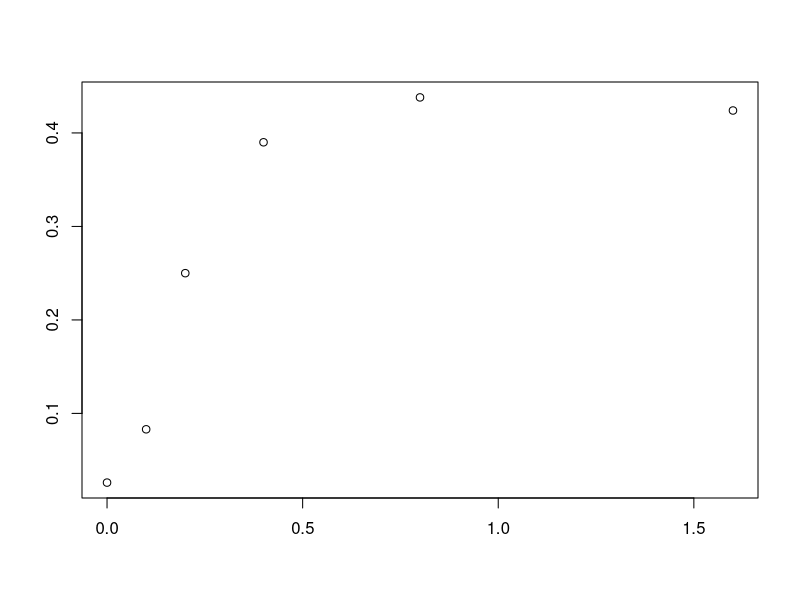
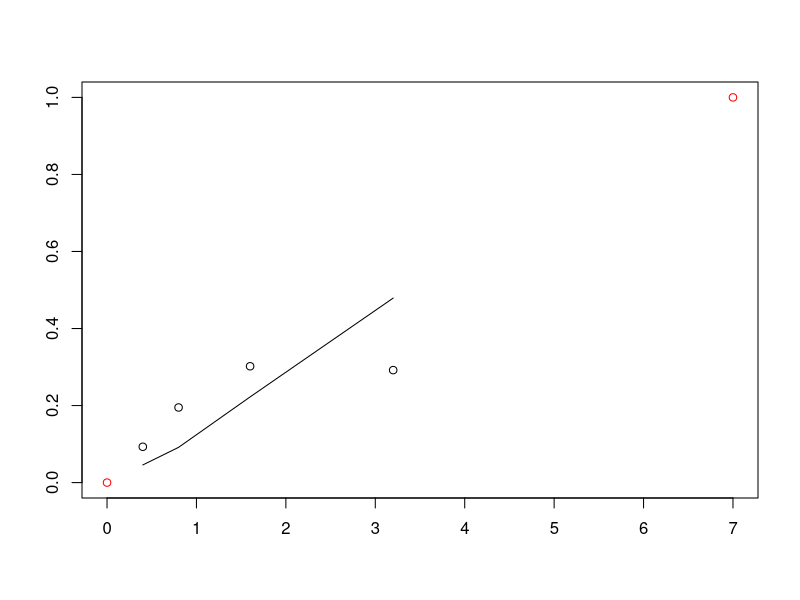

These charts were generated, in order, by the following R code:
# This is free, open-source software under GNU GPLv3. It comes with no warranty. 
# It concerns radiogenic mouse HG tumorigenesis.
# Written by Mark Ebert, Edward Huang, and Ray Sachs, summer 2017.

# Relevant references and their abbreviations in commenting this script are the following.
# ".93Alp"=Alpen et al. "Tumorigenic potential of high-Z, high-LET charged-particle radiations." Rad Res 136:382-391.(1993)
# ".94Alp"=Alpen et al. "Fluence-based relative biological effectiveness for charged particle carcinogenesis in mouse Harderian gland." Adv Space Res 14(10): 573-581. (1994).  
# "16Chang"=Chang et al. "Harderian Gland Tumorigenesis: Low-Dose and LET Response." Radiat Res 185(5): 449-460. (2016).  
# "16Srn"=1.	Siranart et al."Mixed Beam Murine Harderian Gland Tumorigenesis: Predicted Dose-Effect Relationships if neither Synergism nor Antagonism Occurs." Radiat Res 186(6): 577-591. (2016).  
# "17Cuc"=Cucinotta & Cacao. "Non-Targeted Effects Models Predict Significantly Higher Mars Mission Cancer Risk than Targeted Effects Models." Sci Rep 7(1): 1832. (2017).  PMC5431989

## GENERAL NOTES ON IMPROVING THE SCRIPT - EDWARD##
#
#  Use '<-' to assign variables instead of '='. This is mostly convention,
#  but there is a small technical difference. See https://stackoverflow.com/questions/1741820/assignment-operators-in-r-and 
#  for more detail.
#
#  To maximize readability/organization in our code, we should follow a 
#  set of conventions, e.g. a style guide. One common convention is to keep
#  lines under 80 characters, with a few exceptions, like our dfr() call. 
#  Google has written a set of style guides for many coding languages that
#  accurately reflect the style conventions of most of their users.
#  I recommend reading and mostly adhering to Google's guide on R, 
#  located here: https://google.github.io/styleguide/Rguide.xml
#
#  If other researchers will be poring over our code, it would be helpful to 
#  variable names that are both concise and descriptive. Our variable names 
#  are currently concise but also a bit esoteric to any outsider.
###################################################
 
rm(list=ls()) # EDWARD: this is used to clear the current environment, I recommend
              # removing it from the script and running it as needed in your console.
dfr <- data.frame( # data used in 16Chang  
  Dose = c(0.2,0.4,0.6,1.2,2.4,3.2,5.1,7,0.05,0.1,0.15,0.2,0.4,0.8,1.6,0.05,0.1,0.2,0.4,0,0.1,0.2,0.4,0.8,1.6,0.4,0.8,1.6,3.2,0.05,0.1,0.2,0.4,0.8,0.1,0.2,0.4,0.8,0.1,0.2,0.4,0.04,0.08,0.16,0.32,0.033,0.066,0.13,0.26,0.52,.2, .4, .6),
  HG = c(0.091,0.045,0.101,0.169,0.347,0.431,0.667,0.623,0.156,0.215,0.232,0.307,0.325,0.554,0.649,0.123,0.145,0.207,0.31,0.026,0.083,0.25,0.39,0.438,0.424,0.093,0.195,0.302,0.292,0.109,0.054,0.066,0.128,0.286,0.183,0.167,0.396,0.536,0.192,0.234,0.317,0.092,0.131,0.124,0.297,0.082,0.088,0.146,0.236,0.371,.154,.132,.333),#HG prevalence as defined in 16Chang
  NWeight = c(520,2048,1145,584,313,232,293,221,1162,877,455,409,374,223,320,742,661,347,131,6081,1091,251,244,191,131,645,255,199,111,649,378,973,833,201,468,381,197,109,496,257,185,1902,1063,884,350,1767,1408,874,299,261,322,206,67),
  #nominal weight for weighted least squaresregression; see .93Alp. The Lanthanum entries were obtained by measuring the main graph in 17Cuc 
  #index=c(rep(1,8),rep(0,17), rep(1,4),  rep(0,24)),#index=0 for Z>3 ions, 1 otherwise. But now no longer needed.
  L = c(rep(1.6,8), rep(193, 7), rep(250, 4), rep(195, 6), rep(0.4, 4), rep(25, 5), rep(464, 4), rep(193, 3),rep(70, 4), rep(100, 5), rep(953, 3)), ##L=LET=LET_infinity=stopping power
  Z = c(rep(2, 8), rep(26, 17), rep(1, 4), rep(10, 5), rep(43, 4), rep(26, 3), rep(14, 4), rep(22, 5), rep(57, 3)),#proton #, e.g. 2 for 2He4
  Zeff = c(rep("TBD", 53)),# effective ion charge according to the formula of W.H Barkas. Zeff <= Z. Calculated below
  beta = c(rep("TBD", 53)),# ion speed, relative to speed of light, calculated below
  MeVperu = c(rep(228, 8), rep(600, 7), rep(300, 4), rep(600, 6), rep(250, 4), rep(670, 5), rep(600, 4), rep(600, 3), rep(260, 4), rep(1000, 5), rep(593, 3)),#Kinetic energy in MeV, divided by atomic mass, e.g. divided by 4u=4x931.5 MeV/c^2 for 2He4
  Katz = c(rep("TBD", 53)),#for fully ionized nuclei, Katz's Z^2/beta^2, Calculated below. It is part of the Bethe Barkas Bloch equation for stopping power. Our calculations don't use Katz, but various similar calculations do.
  ion = c(rep("He4", 8), rep("Fe56", 17), rep("p", 4), rep("Ne20", 5), rep("Nb93", 4), rep("Fe56", 3), rep("Si28", 4), rep("Ti48", 5), rep("La139", 3)),
  comments = c(".93AlpLooksOK", rep("", 7), ".93AlplooksOK", rep('', 11), ".93Alp.no.iso", "not in 17Cuc (or 16Chang?)", rep("", 3), "16Chang all OK?", rep('', 24), ".94Alp","From graphs",'e.g. in 17Cuc')) 

Y <- 0.001 * dfr[, "MeVperu"] # convert to GeV/u for convenience in a calculation
dfr[, "Katz"] <- round((dfr[, "Z"]) ^2 * (2.57 * Y^2 + 4.781 * Y + 2.233) / (2.57 * Y^2 + 4.781 * Y), 2) # special relativistic calculation of Z^2/beta^2. The numerics include conversion from GeV to joules and from u to kg.
dfr[, "beta"] <- round(dfr[, "Z"] * sqrt(1 / dfr[, "Katz"]), 3) # i.e. Z*sqrt(beta^2/Z^2) 
dfr[, "Zeff"] <- round(dfr[, "Z"] * (1 - exp( -125 * dfr[, "Z"] ^ (-2.0 / 3))), 2) # Barkas formula for Zeff; for us Zeff is almost Z

### Data for HG induced by photons from Cs-137 or Co-60 beta decay; from 16Chang
ddd <- data.frame(Dose = c(0, 0.4, 0.8, 1.6, 3.2, 7, 0, .4, .8, .12, 1.6),
                  HG = c(.026, .048, .093, .137, .322, .462, .0497, .054, .067, .128, .202),
                  NWeight = c(6081.2, 4989.5, 1896.8, 981.1, 522.2, 205.2, 7474.1, 2877.6, 1423.7, 689.9, 514.9),
                  Nucleus = c(rep("Cobalt-60", 6), rep("Cesium-137", 5)),
                  Comments = c(rep("TBD", 11))
                  )

# LL <- ddd[,"Dose"]
# HG <- ddd[,"HG"]
# WT <- ddd[,"NWeight"]
# QQ <- LL^2
# LQ <- lm(HG ~ LL + QQ)#,weights=WT)
LQ <- lm(HG ~ Dose + I(Dose ^ 2), data = ddd)  # EDWARD: I summarized lines 54-58 into line 59. Remove 54-58 if desired.
summary(LQ, correlation = T) 


### temporary chunk to enable visual tests of dfr
aa <- 20; bb <- 25# checking dfr for individual ions against graphs in .93Alp, 16Chang, and the new paper 17Cuc
plot(dfr[aa:bb, "Dose"], dfr[aa:bb, "HG"], ann = 'F') #example for checking dfr
####

dfra <- dfr[c(1:19, 26:53), ]  # removes the zero dose case and the no isograft data
############  HERE OUR NEW HZE MODEL; works well. Uses 3 adjustable parameters  ################ 
dfrHZE <- subset(dfra, Z > 3) # look only at HZE not at much lower LET ions. # In next line phi controls how fast NTE build up from zero; not really needed during calibration since 150*phi*Dose/L>>1 at every observed Dose !=0. phi needed for later synergy calculations
phi <- 3e3 # Even larger phi should give the same final results, but might cause extra problems with R.
HZEm <- nls(HG ~ .0275 + (1 - exp ( -0.01 * (aa1 * L * Dose * exp( -aa2 * L) + (1 - exp( -150 * phi * Dose / L)) * kk1))),
            data = dfrHZE, 
            weights = NWeight,
            start = list(aa1 = .9, aa2 = .01, kk1 = 0.048))  # calibrating parameters; 
summary(HZEm, correlation = T)  # ; vcov(HZEm)# parameter values & accuracy; variance-covariance matrix
HZEc <- coef(HZEm)  # calibrated central values of the 3 parameters.  Next is the IDER, =0 at dose 0
HZEC <- function(Dose, L) 1 - exp(-0.01 * (HZEc[1] * L * Dose * exp(-HZEc[2] * L) + (1 - exp(-150 * phi * Dose / L)) * HZEc[3]))#Calibrated IDER

########### Looks good up to here; next need Z < 3 model. Have good one; still looking if there is a better one
dfrL <- subset(dfra, Z <= 3)#for Light ions
L.m <- nls(HG ~ .0275 + bet * Dose^2 * exp(-lam * Dose),
           data = dfrL,
           weights = NWeight,
           start = list(bet = 5, lam = .2))
summary(L.m)

L.c <- coef(L.m)  # calibrated central values of the 2 parameters
L.C <- function(Dose, L) L.c[1] * Dose ^2 * exp(-L.c[2] * Dose)

# HHs=function(Dose,L,index){                 #Calculate slopes fpr later use in calculating I(d)
#   0.01*((1-index)*cc[1]*L*exp(-cc[2]*L)+index*cc[3]*(2*Dose-cc[4]*Dose^2)*exp(-cc[4]*Dose)+
#           exp(-150*phi*Dose/L)*(1-index)*cc[5]*150*phi/L)
#   }
# #Next is just a check that the derivative behaves the way it should.
# L=1.400;index=1; Dose=0.01*1:1000# or, e.g. L=100; index=0; Dose=0.01*1:300 for a heavy ion
# L=100; index=0; Dose=0.01*1:300
# HHv=HH(Dose,L,index)
# HHv2=c(0,HHv[1:(length(Dose)-1)])
# DDer=(HHv-HHv2)
# DDera=HHs(Dose-.005,L,index)
# tail(DDer); tail(DDera)
# ###### end derivative check. Seems to be fine; we can take this whole bit out pretty soon. The next bit is from Dae.

#We will adapt his use of ode() and uniroot() to our model and our data but all the rest of from Dae is irrelevant to us.
# MIXIDER_function = function(r, L, Z.beta, d = seq(0, 0.2, by = 0.001), eta0 = 1.300771e-04, eta1 = 3.164156e-03, sig0 = 2.481817e+00, kap = 2.565276e+02) {
#   dE=function(yini,State,Pars){
#     eta0 = eta0; eta1 = eta1; sig0 = sig0; kap = kap
#     with(as.list(c(State, Pars)), {
#       P = vector(length = length(L))
#       sig = vector(length = length(L))
#       etaa = vector(length = length(L))
#       u = vector(length = length(L))
#       for (i in 1:length(L)) {
#         P[i] = (1-exp(-Z.beta[i]/kap))^2
#         sig[i] = sig0*P[i] + 0.041/6.24*L[i]*P[i]
#         etaa[i] = eta0*L[i]*exp(-eta1*L[i])
#         u[i] = uniroot(function(d) sig[i]*6.24*d/L[i]*(1-exp(-1024*d/L[i])) + etaa[i]*(1-exp(-10^5*d)) - I, lower = 0, upper = 10, tol = 10^-10)$root
#       }
#       dI = vector(length = length(L))
#       for (i in 1:length(L)) {
#         dI[i] = r[i]*(sig[i]*6.24/L[i]*exp(-1024*u[i]/L[i])*(exp(1024*u[i]/L[i]) + 1024*u[i]/L[i] - 1) + etaa[i]*10^5*exp(-10^5*u[i]))
#       }
#       dI = sum(dI)
#       return(list(c(dI)))
#     })
#   }
#   pars = NULL; yini = c(I= 0); d = d
#   out = ode(yini,times = d, dE, pars, method = "radau")
#   return(out)
#}##### End from Dae 
#######Next: visual checks to see if our calibration is consistent with 16Chang, .93Alp, .94Alp and 17Cuc
## Put various values in our calibrated model to check with numbers and graphs in these references
L=1.6; Dose=dfrL[1:8,"Dose"];HGe=dfrL[1:8,"HG"]#He in .93Alp. HGe=experimental HG.
L=.4; Dose=dfrL[9:12,"Dose"];HGe=dfrL[9:12,"HG"]#same for protons. 
#L=193;Dose=dfrHZE[1:7,"Dose"]; HGe=dfr[1:7,"HG"] #same for Fe
plot(c(0,7),c(0,1),col='red', ann='F')# 
lines(Dose,L.C(Dose,L)+.0275)
points(Dose,HGe)#looks great for Helium, OK for protons; very good for iron. Mark: run some checks like these

#Call:
# lm(formula = HG ~ LL + QQ)
# 
# Residuals:
#   Min       1Q   Median       3Q      Max 
# -0.04129 -0.02227 -0.01082  0.02043  0.08009 
# 
# Coefficients:
#   Estimate Std. Error t value Pr(>|t|)   
# (Intercept)  0.036825   0.019012   1.937  0.08877 . 
# LL           0.092911   0.021702   4.281  0.00268 **
#   QQ          -0.004479   0.003085  -1.452  0.18462   
# ---
#   Signif. codes:  0 ‘***’ 0.001 ‘**’ 0.01 ‘*’ 0.05 ‘.’ 0.1 ‘ ’ 1
# 
# Residual standard error: 0.04026 on 8 degrees of freedom
# Multiple R-squared:  0.9299,	Adjusted R-squared:  0.9124 
# F-statistic:  53.1 on 2 and 8 DF,  p-value: 2.408e-05
# 
# Correlation of Coefficients:
#   (Intercept) LL   
# LL -0.72            
# QQ  0.61       -0.96